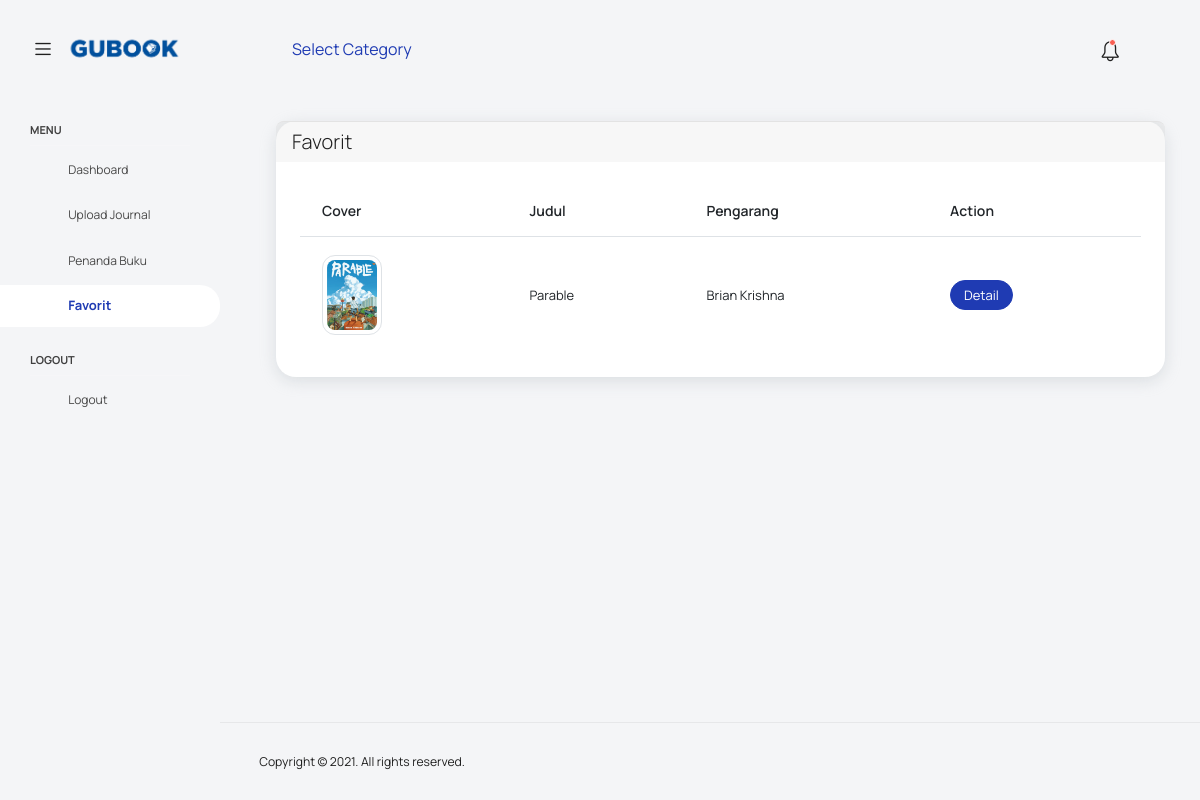
The page /pages/manage_favorite.php (signed in) on the database its author committed.
### tables this page shows
CREATE TABLE `books` (
  `id` int NOT NULL,
  `judul` varchar(255) NOT NULL,
  `pengarang` varchar(255) NOT NULL,
  `penerbit` varchar(255) NOT NULL,
  `tanggal_terbit` date NOT NULL,
  `cover` varchar(255) NOT NULL,
  `url_buku` varchar(255) NOT NULL,
  `kategori` varchar(50) NOT NULL DEFAULT 'Lainnya'
);

### functions/functions.php (called while the page is built, shortened)
<?php
function getFavoriteBooks($user_id, $conn) {
    $stmt = $conn->prepare("SELECT b.id, b.judul, b.pengarang, b.penerbit, b.cover, b.url_buku
                            FROM favorite_books f
                            JOIN books b ON f.book_id = b.id
                            WHERE f.user_id = ?");
    $stmt->bind_param("i", $user_id);
    $stmt->execute();
    $result = $stmt->get_result();
    $favorite_books = [];
    while ($row = $result->fetch_assoc()) {
        $favorite_books[] = $row;
    }
    return $favorite_books;
}
?>

### pages/manage_favorite.php (the view, shortened to what this page needs)
<?php
require_once TEMPLATE_PATH . '/header.php';
require_once TEMPLATE_PATH . '/navbar.php';
require_once FUNCTIONS_PATH . 'functions.php';
$user_id = $_SESSION['user_id'];
$favorite_books = getFavoriteBooks($user_id, $conn);
?>
<div class="main-panel">
  <div class="content-wrapper">
    <div class="row">
      <div class="col-lg-12 grid-margin stretch-card">
        <div class="card">
          <div class="card-footer rounded-top d-flex justify-content-between align-items-center">
            <p class="display-5 text-bold fw-semibold mb-0">Favorit</p>
          </div>
          <div class="card-body">
            <div class="table-responsive">
                <table class="table">
                    <thead>
                        <tr>
                            <th>Cover</th>
                            <th>Judul</th>
                            <th>Pengarang</th>
                            <th>Action</th>
                        </tr>
                    </thead>
                    <tbody>
                <?php if (count($favorite_books) > 0): ?>
                    <?php foreach ($favorite_books as $book): ?>
                      <tr>
                        <td>
                          <img src="<?= BASE_URL . 'uploads/books/covers/' . htmlspecialchars($book['cover']); ?>" alt="Cover" class="img-thumbnail" alt="Cover Buku" style="height: 80px; width: 60px;  border-radius:1em;-moz-border-radius: 1em;">
                        </td>
                        <td><?= htmlspecialchars($book['judul']); ?></td>
                        <td><?= htmlspecialchars($book['pengarang']); ?></td>
                        <td>
                          <a href="detail_book.php?id=<?= $book['id']; ?>" class="btn btn-primary btn-sm">Detail</a>
                        </td>
                      </tr>
                    <?php endforeach; ?>
                    <?php else: ?>
                        <tr>
                            <td colspan="6" class="text-center">Tidak ada buku favorit yang ditemukan.</td>
                        </tr>
                    <?php endif; ?>
                  </tbody>
                </table>
            </div>
          </div>
        </div>
      </div>
    </div>
  </div>
<?php require_once TEMPLATE_PATH . '/footer.php'; ?>

### rows shown on the page
books: cover (picture), judul "Parable", pengarang "Brian Krishna"
